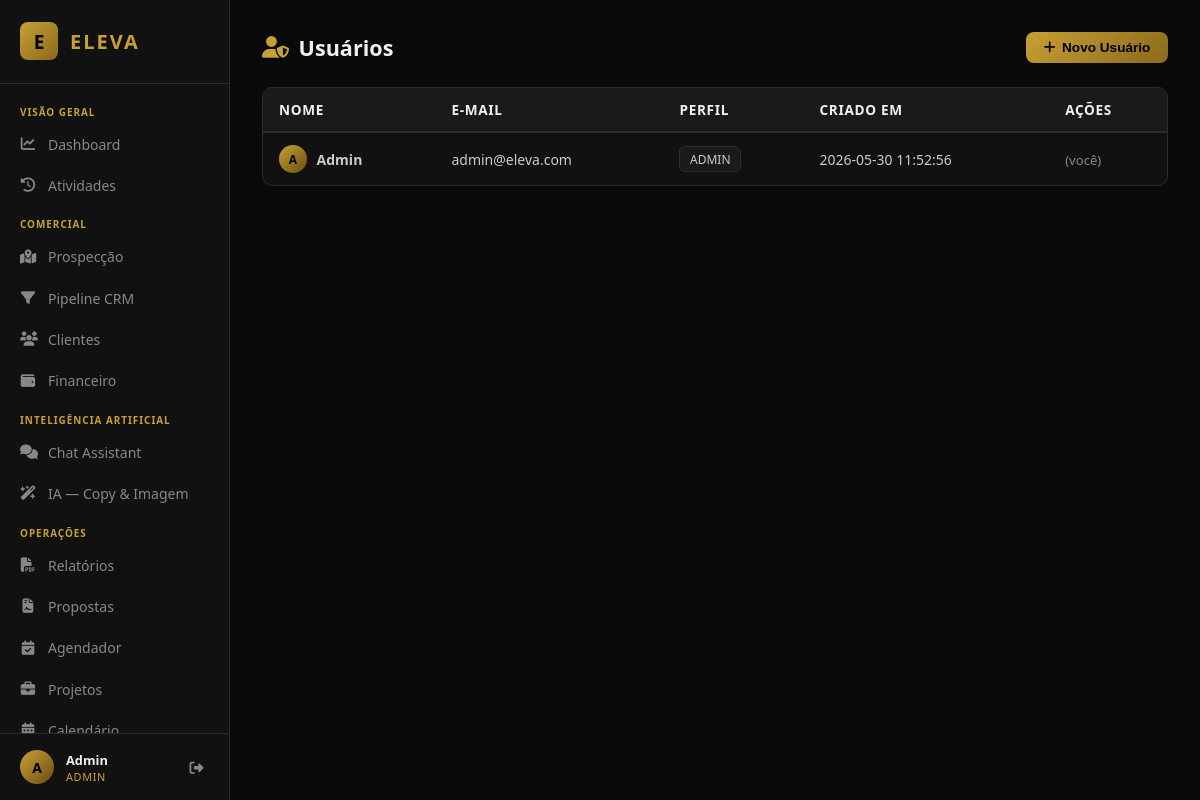
The page /usuarios (signed in) on the database its author committed.
### tables this page shows
CREATE TABLE users (
            id INTEGER PRIMARY KEY AUTOINCREMENT,
            name TEXT NOT NULL,
            email TEXT UNIQUE NOT NULL,
            password_hash TEXT NOT NULL,
            role TEXT DEFAULT 'ceo',
            created_at TEXT DEFAULT (datetime('now','localtime'))
        );

### main.py (the view)
@app.get("/usuarios", response_class=HTMLResponse)
def usuarios_page(request: Request):
    user = require_user(request)
    if user["role"] != "admin":
        return RedirectResponse("/", status_code=302)
    conn = get_db()
    rows = conn.execute("SELECT id,name,email,role,created_at FROM users ORDER BY name").fetchall()
    conn.close()
    return templates.TemplateResponse("usuarios.html", {"request": request, "user": dict(user), "users": [dict(r) for r in rows]})

### templates/usuarios.html (shortened to what this page needs)
{% extends "base.html" %}
{% block content %}
<div class="page-header">
  <h2><i class="fa fa-user-shield"></i> Usuários</h2>
  <button class="btn btn-primary" onclick="openModal('modal-novo-user')">
    <i class="fa fa-plus"></i> Novo Usuário
  </button>
</div>
<div class="table-wrapper">
  <table class="table">
    <thead>
      <tr><th>Nome</th><th>E-mail</th><th>Perfil</th><th>Criado em</th><th>Ações</th></tr>
    </thead>
    <tbody>
      {% for u in users %}
      <tr>
        <td><div class="user-row"><div class="user-avatar sm">{{ u.name[0]|upper }}</div><strong>{{ u.name }}</strong></div></td>
        <td>{{ u.email }}</td>
        <td><span class="tag">{{ u.role|upper }}</span></td>
        <td class="muted">{{ u.created_at }}</td>
        <td class="actions">
          {% if u.id != user.id %}
          <form method="post" action="/usuarios/{{ u.id }}/deletar" style="display:inline"
                onsubmit="return confirm('Remover usuário {{ u.name }}?')">
            <button class="btn btn-sm btn-danger"><i class="fa fa-trash"></i></button>
          </form>
          {% else %}
          <span class="muted">(você)</span>
          {% endif %}
        </td>
      </tr>
      {% endfor %}
    </tbody>
  </table>
</div>
{% endblock %}

### templates/base.html (shortened to what this page needs)
<!DOCTYPE html>
<html lang="pt-BR">
<head>
  <link rel="stylesheet" href="/static/css/style.css"/>
  <link rel="stylesheet" href="https://cdnjs.cloudflare.com/ajax/libs/font-awesome/6.5.0/css/all.min.css"/>
</head>
<body>
  <nav class="sidebar" id="sidebar">
    <div class="sidebar-brand">
      <span class="brand-icon">E</span>
      <span class="brand-name">ELEVA</span>
    </div>
    <ul class="sidebar-nav">
      <li class="nav-section">VISÃO GERAL</li>
      <li><a href="/" class="{% if request.url.path == '/' %}active{% endif %}" onclick="closeSidebar()">
        <i class="fa fa-chart-line"></i><span>Dashboard</span>
      </a></li>
      <li><a href="/atividades" class="{% if '/atividades' in request.url.path %}active{% endif %}" onclick="closeSidebar()">
        <i class="fa fa-clock-rotate-left"></i><span>Atividades</span>
      </a></li>
      <li class="nav-section">COMERCIAL</li>
      <li><a href="/prospeccao" class="{% if '/prospeccao' in request.url.path %}active{% endif %}" onclick="closeSidebar()">
        <i class="fa fa-map-location-dot"></i><span>Prospecção</span>
      </a></li>
      <li><a href="/pipeline" class="{% if '/pipeline' in request.url.path %}active{% endif %}" onclick="closeSidebar()">
        <i class="fa fa-filter"></i><span>Pipeline CRM</span>
      </a></li>
      <li><a href="/clientes" class="{% if '/clientes' in request.url.path %}active{% endif %}" onclick="closeSidebar()">
        <i class="fa fa-users"></i><span>Clientes</span>
      </a></li>
      <li><a href="/financeiro" class="{% if '/financeiro' in request.url.path %}active{% endif %}" onclick="closeSidebar()">
        <i class="fa fa-wallet"></i><span>Financeiro</span>
      </a></li>
      <li class="nav-section">INTELIGÊNCIA ARTIFICIAL</li>
      <li><a href="/chat" class="{% if '/chat' in request.url.path %}active{% endif %}" onclick="closeSidebar()">
        <i class="fa fa-comments"></i><span>Chat Assistant</span>
      </a></li>
      <li><a href="/ia" class="{% if '/ia' in request.url.path %}active{% endif %}" onclick="closeSidebar()">
        <i class="fa fa-wand-magic-sparkles"></i><span>IA — Copy & Imagem</span>
      </a></li>
      <li class="nav-section">OPERAÇÕES</li>
      <li><a href="/relatorios" class="{% if '/relatorios' in request.url.path %}active{% endif %}" onclick="closeSidebar()">
        <i class="fa fa-file-pdf"></i><span>Relatórios</span>
      </a></li>
      <li><a href="/propostas" class="{% if '/propostas' in request.url.path %}active{% endif %}" onclick="closeSidebar()">
        <i class="fa fa-file-contract"></i><span>Propostas</span>
      </a></li>
      <li><a href="/agendador" class="{% if '/agendador' in request.url.path %}active{% endif %}" onclick="closeSidebar()">
        <i class="fa fa-calendar-check"></i><span>Agendador</span>
      </a></li>
      <li><a href="/projetos" class="{% if '/projetos' in request.url.path %}active{% endif %}" onclick="closeSidebar()">
        <i class="fa fa-briefcase"></i><span>Projetos</span>
      </a></li>
      <li><a href="/calendario" class="{% if '/calendario' in request.url.path %}active{% endif %}" onclick="closeSidebar()">
        <i class="fa fa-calendar-days"></i><span>Calendário</span>
      </a></li>
    </ul>
    <div class="sidebar-user">
      <div class="user-avatar">{{ user.name[0]|upper }}</div>
      <div class="user-info">
        <span class="user-name">{{ user.name }}</span>
        <span class="user-role">{{ user.role }}</span>
      </div>
      <a href="/logout" class="logout-btn" title="Sair"><i class="fa fa-sign-out-alt"></i></a>
    </div>
  </nav>
  <main class="main-content">
    <div class="page-container">
      {% block content %}{% endblock %}
    </div>
  </main>
</body>
</html>

### rows shown on the page
users: name "A", name "Admin", role "ADMIN", email "admin@eleva.com", created_at "2026-05-30 11:52:56", shows "(você)"
